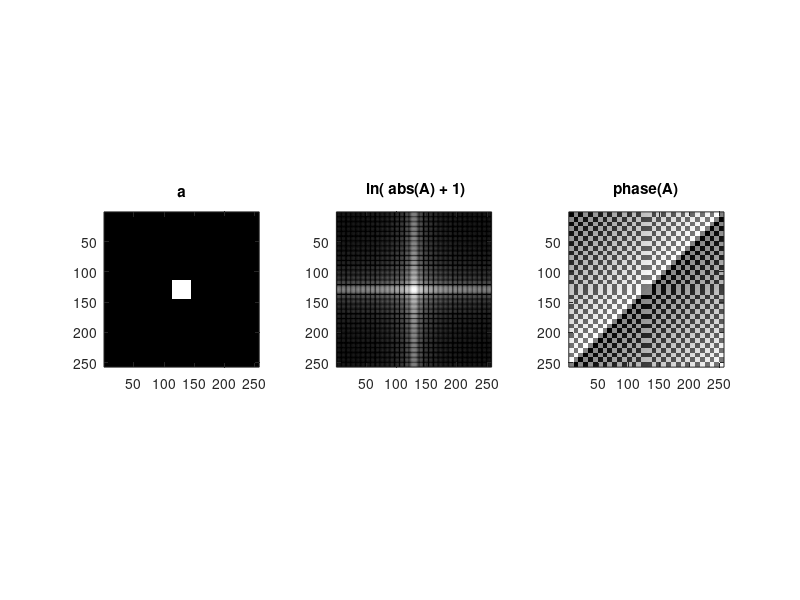
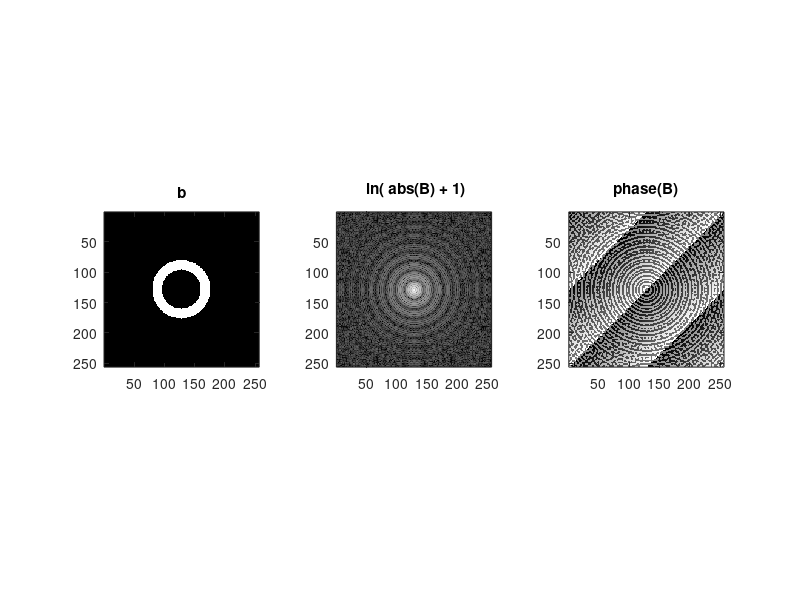
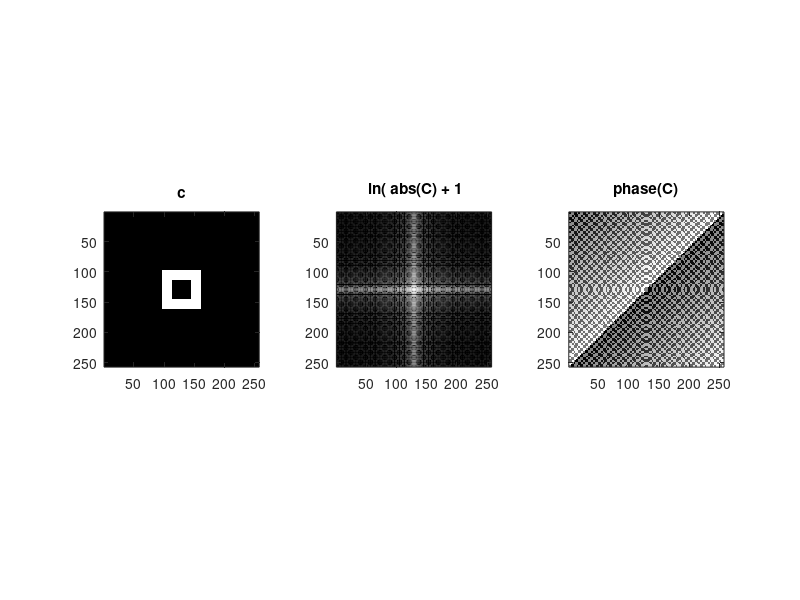
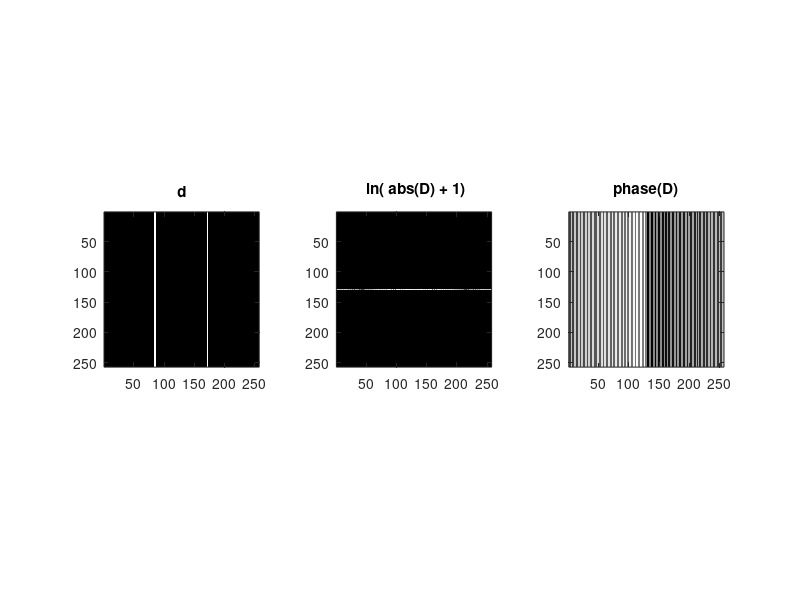

MATLAB code for these plots, in order:
%% box
figure
a = zeros(257,257);
a(size(a,1)*3.5/8+1 : size(a,1)*4.5/8, size(a,2)*3.5/8+1 : size(a,2)*4.5/8) = 1;
subplot(1,3,1)
imagesc(a)
colormap(gray); axis image
title('a')
A= fft2(ifftshift(a));
Aprime = fftshift(A);
Mag = abs(Aprime);
Ph = angle(Aprime);
subplot(1,3,2)
imagesc(log(Mag+1))
colormap(gray); axis image
title(' ln( abs(A) + 1)');
subplot(1,3,3)
imagesc(Ph)
colormap(gray); axis image
title(' phase(A) ');

%% circle
figure
[rr, cc] = meshgrid(1:256);
b1 = sqrt((rr-128).^2+(cc-128).^2)<=32;
b2 = sqrt((rr-128).^2+(cc-128).^2)<=48;
b = b2-b1;
subplot(1,3,1)
imagesc(b)
colormap(gray); axis image
title('b');
B= fft2(ifftshift(b));
Bprime = fftshift(B);
Mag = abs(Bprime);
Ph = angle(Bprime);
subplot(1,3,2)
imagesc(log(Mag+1))
colormap(gray); axis image
title(' ln( abs(B) + 1)');
subplot(1,3,3)
imagesc(Ph)
colormap(gray); axis image
title(' phase(B) ');

%% hollow box
figure
c = zeros(257,257);
c(size(a,1)*3/8+1 : size(a,1)*5/8, size(a,2)*3/8+1 : size(a,2)*5/8) = 1;
c(size(a,1)*3.5/8+1 : size(a,1)*4.5/8, size(a,2)*3.5/8+1 : size(a,2)*4.5/8) = 0;
subplot(1,3,1)
imagesc(c)
colormap(gray); axis image
title('c')
C= fft2(ifftshift(c));
Cprime = fftshift(C);
Mag = abs(Cprime);
Ph = angle(Cprime);
subplot(1,3,2)
imagesc(log(Mag+1))
colormap(gray); axis image
title(' ln( abs(C) + 1');
subplot(1,3,3)
imagesc(Ph)
colormap(gray); axis image
title(' phase(C) ');

%% lines
figure
d = zeros(257, 257);
d(:,84:86) = 1;
d(:,171:173) = 1;
subplot(1,3,1)
imagesc(d)
colormap(gray); axis image
title('d')
D= fft2(ifftshift(d));
Dprime = fftshift(D);
Mag = abs(Dprime);
Ph = angle(Dprime);
subplot(1,3,2)
imagesc(log(Mag+1))
colormap(gray); axis image
title(' ln( abs(D) + 1)');
subplot(1,3,3)
imagesc(Ph)
colormap(gray); axis image
title(' phase(D) ');

%% dots
figure
e = zeros(257, 257);
% e(128,86) = 1;
% e(128,171) = 1;
e(128,128:129)=1;
subplot(1,3,1)
imagesc(e)
colormap(gray); axis image

title('e')
E= fft2(fftshift(e));
Eprime = ifftshift(E);
Mag = abs(Eprime);
Ph = angle(Eprime);
subplot(1,3,2)
imagesc(log(Mag+1))
colormap(gray); axis image
title(' ln( abs(E) + 1)');
subplot(1,3,3)
imagesc(Ph)
colormap(gray); axis image
title(' phase(E) ');

%% checkerboard
figure
f1 = cos(16*(1:257)*pi./257);
f2 = cos(16*(1:257)*pi./257);
[f4, f3] = meshgrid(f1, f2);
subplot(1,3,1)
f = f3+f4;
imagesc(f)
colormap(gray); axis image
title('f')
F= fft2(fftshift(f));
Fprime = ifftshift(F);
Mag = abs(Fprime);
Ph = angle(Fprime);
subplot(1,3,2)
imagesc(log(Mag+1))
colormap(gray); axis image
title(' ln( abs(F) + 1)');
subplot(1,3,3)
imagesc(Ph)
colormap(gray); axis image
title(' phase(F) ');
